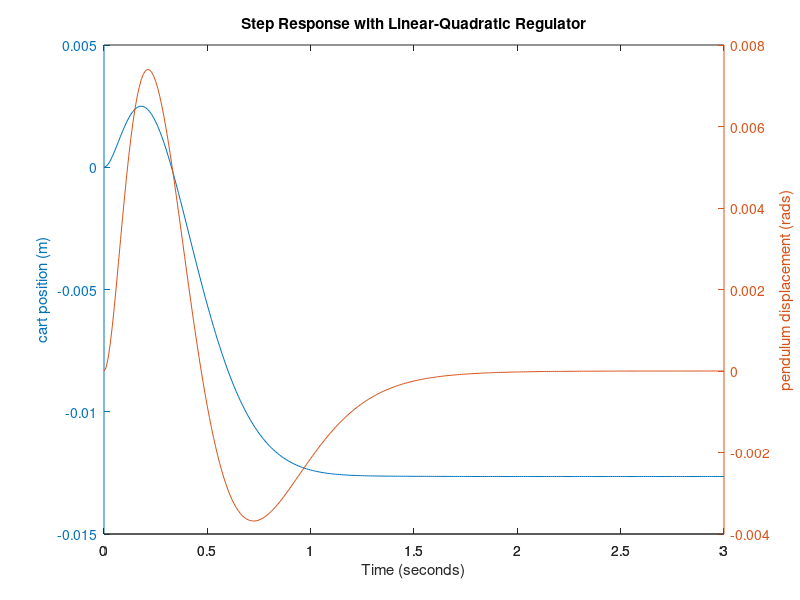

Here is the MATLAB script that generated this plot:
M = 0.5;
m = 0.2;
b = 0.1;
l = 0.3;
I = 0.006;
g = 9.8;

p = I*(M+m)+M*m*l^2;

A = [0      1              0           0;
     0 -(I+m*l^2)*b/p  (m^2*g*l^2)/p   0;
     0      0              0           1;
     0 -(m*l*b)/p       m*g*l*(M+m)/p  0];
 
B = [     0;
     (I+m*l^2)/p;
          0;
        m*l/p];

C = [1 0 0 0;
     0 0 1 0];

D = [0;
     0]; 
 
 
 
states = {'x' 'x_dot' 'theta' 'theta_dot'};
inputs = {'u'};
outputs = {'x'; 'phi'};
%sys = ss(A,B,C,D);
 
 sys_ss = ss(A,B,C,D,'statename',states,'inputname',inputs,'outputname',outputs);

poles = eig(A);

co = ctrb(sys_ss);

controllability = rank(co);

%eigs = [  -5.5978 + 0.4070i, -5.5978 - 0.4070i, -0.8494 + 0.8323i, -0.8494 - 0.8323i];

Q = C'*C;
Q(1,1) = 1000;
Q(3,3) = 20;
R = 1;

%K = place(A,B,eigs);

K = lqr(A,B,Q,R);


%Cn = [1 0 0 0];
%sys_ss = ss(A,B,Cn,0);
%N = rscale(sys_ss,K);

Ac = [(A-B*K)];
Bc = [B];
Cc = [C];
Dc = [D];

states = {'x' 'x_dot' 'phi' 'phi_dot'};
inputs = {'r'};
outputs = {'x'; 'phi'};


%sys_cl = ss(Ac,Bc*N,Cc,Dc,'statename',states,'inputname',inputs,'outputname',outputs);
sys_cl = ss(Ac,Bc,Cc,Dc,'statename',states,'inputname',inputs,'outputname',outputs);


t = 0:0.01:3;
r = 0.4*ones(size(t));
[y,t,x]=lsim(sys_cl,r,t);
[AX,H1,H2] = plotyy(t,y(:,1),t,y(:,2),'plot');
set(get(AX(1),'Ylabel'),'String','cart position (m)')
set(get(AX(2),'Ylabel'),'String','pendulum displacement (rads)')
xlabel('Time (seconds)');
title('Step Response with Linear-Quadratic Regulator');
 
 
 
 